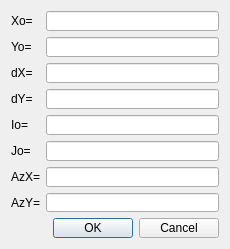
<?xml version="1.0" encoding="UTF-8"?>
<ui version="4.0">
 <class>BinningParametersDialog</class>
 <widget class="QDialog" name="BinningParametersDialog">
  <property name="geometry">
   <rect>
    <x>0</x>
    <y>0</y>
    <width>230</width>
    <height>249</height>
   </rect>
  </property>
  <property name="minimumSize">
   <size>
    <width>230</width>
    <height>249</height>
   </size>
  </property>
  <property name="maximumSize">
   <size>
    <width>230</width>
    <height>249</height>
   </size>
  </property>
  <property name="cursor">
   <cursorShape>ArrowCursor</cursorShape>
  </property>
  <property name="windowTitle">
   <string>Параметры бина</string>
  </property>
  <property name="windowIcon">
   <iconset resource="icons.qrc">
    <normaloff>:/icons/imgs/3d.png</normaloff>:/icons/imgs/3d.png</iconset>
  </property>
  <layout class="QFormLayout" name="formLayout">
   <item row="0" column="0">
    <widget class="QLabel" name="x0Label">
     <property name="text">
      <string>Xo=</string>
     </property>
    </widget>
   </item>
   <item row="0" column="1">
    <widget class="QLineEdit" name="x0LineEdit"/>
   </item>
   <item row="1" column="0">
    <widget class="QLabel" name="y0Label">
     <property name="text">
      <string>Yo=</string>
     </property>
    </widget>
   </item>
   <item row="1" column="1">
    <widget class="QLineEdit" name="y0LineEdit"/>
   </item>
   <item row="2" column="0">
    <widget class="QLabel" name="dXLabel">
     <property name="text">
      <string>dX=</string>
     </property>
    </widget>
   </item>
   <item row="2" column="1">
    <widget class="QLineEdit" name="dXLineEdit"/>
   </item>
   <item row="3" column="0">
    <widget class="QLabel" name="dYLabel">
     <property name="text">
      <string>dY=</string>
     </property>
    </widget>
   </item>
   <item row="3" column="1">
    <widget class="QLineEdit" name="dYLineEdit"/>
   </item>
   <item row="4" column="0">
    <widget class="QLabel" name="i0Label">
     <property name="text">
      <string>Io=</string>
     </property>
    </widget>
   </item>
   <item row="4" column="1">
    <widget class="QLineEdit" name="i0LineEdit"/>
   </item>
   <item row="5" column="0">
    <widget class="QLabel" name="j0Label">
     <property name="text">
      <string>Jo=</string>
     </property>
    </widget>
   </item>
   <item row="5" column="1">
    <widget class="QLineEdit" name="j0LineEdit"/>
   </item>
   <item row="6" column="0">
    <widget class="QLabel" name="azXLabel">
     <property name="text">
      <string>AzX=</string>
     </property>
    </widget>
   </item>
   <item row="6" column="1">
    <widget class="QLineEdit" name="azXLineEdit"/>
   </item>
   <item row="7" column="0">
    <widget class="QLabel" name="azYLabel">
     <property name="text">
      <string>AzY=</string>
     </property>
    </widget>
   </item>
   <item row="7" column="1">
    <widget class="QLineEdit" name="azYLineEdit"/>
   </item>
   <item row="8" column="0" colspan="2">
    <widget class="QDialogButtonBox" name="buttonBox">
     <property name="orientation">
      <enum>Qt::Horizontal</enum>
     </property>
     <property name="standardButtons">
      <set>QDialogButtonBox::Cancel|QDialogButtonBox::Ok</set>
     </property>
    </widget>
   </item>
  </layout>
 </widget>
 <resources>
  <include location="icons.qrc"/>
 </resources>
 <connections>
  <connection>
   <sender>buttonBox</sender>
   <signal>rejected()</signal>
   <receiver>BinningParametersDialog</receiver>
   <slot>reject()</slot>
   <hints>
    <hint type="sourcelabel">
     <x>173</x>
     <y>237</y>
    </hint>
    <hint type="destinationlabel">
     <x>182</x>
     <y>248</y>
    </hint>
   </hints>
  </connection>
  <connection>
   <sender>buttonBox</sender>
   <signal>accepted()</signal>
   <receiver>BinningParametersDialog</receiver>
   <slot>saveSettings()</slot>
   <hints>
    <hint type="sourcelabel">
     <x>85</x>
     <y>231</y>
    </hint>
    <hint type="destinationlabel">
     <x>18</x>
     <y>189</y>
    </hint>
   </hints>
  </connection>
 </connections>
 <slots>
  <slot>saveSettings()</slot>
 </slots>
</ui>
